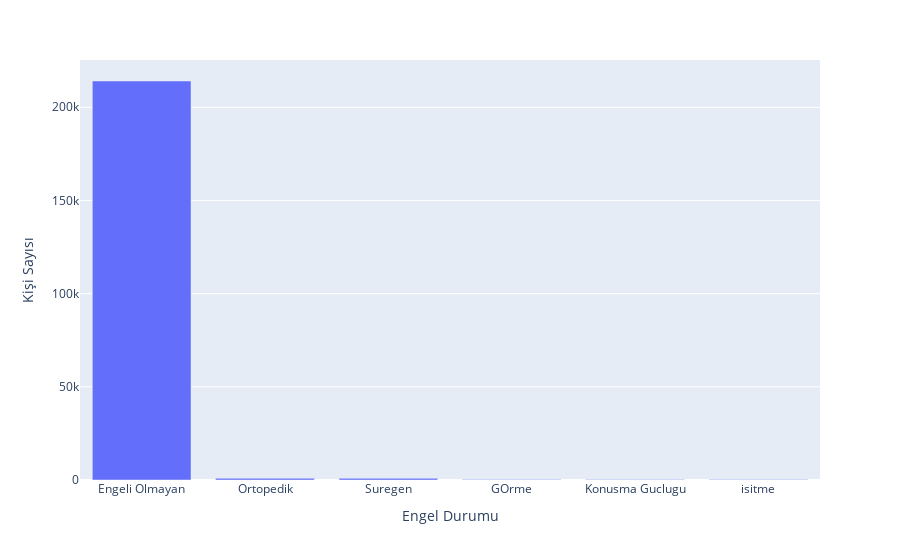

The notebook cell saved with this chart:
### Code cell
x = df2["Engel Durumu"]
y = df2["Kişi Sayısı"]

fig = px.bar(df2, x='Engel Durumu', y='Kişi Sayısı')
fig.show()

### Figure 1 — Plotly figure (JSON) as saved in the notebook; plotly's stock layout.template omitted (floating-point values rounded to 4 significant figures)
{"data": [{"alignmentgroup": "True", "hovertemplate": "Engel Durumu=%{x}<br>Kişi Sayısı=%{y}<extra></extra>", "legendgroup": "", "marker": {"color": "#636efa", "pattern": {"shape": ""}}, "name": "", "offsetgroup": "", "orientation": "v", "showlegend": false, "textposition": "auto", "type": "bar", "x": ["Engeli Olmayan", "Ortopedik", "Suregen", "GOrme", "Konusma Guclugu", "isitme"], "xaxis": "x", "y": [214098, 910, 874, 321, 281, 281], "yaxis": "y"}], "layout": {"barmode": "relative", "legend": {"tracegroupgap": 0}, "margin": {"t": 60}, "xaxis": {"anchor": "y", "domain": [0, 1], "title": {"text": "Engel Durumu"}}, "yaxis": {"anchor": "x", "domain": [0, 1], "title": {"text": "Kişi Sayısı"}}}}
